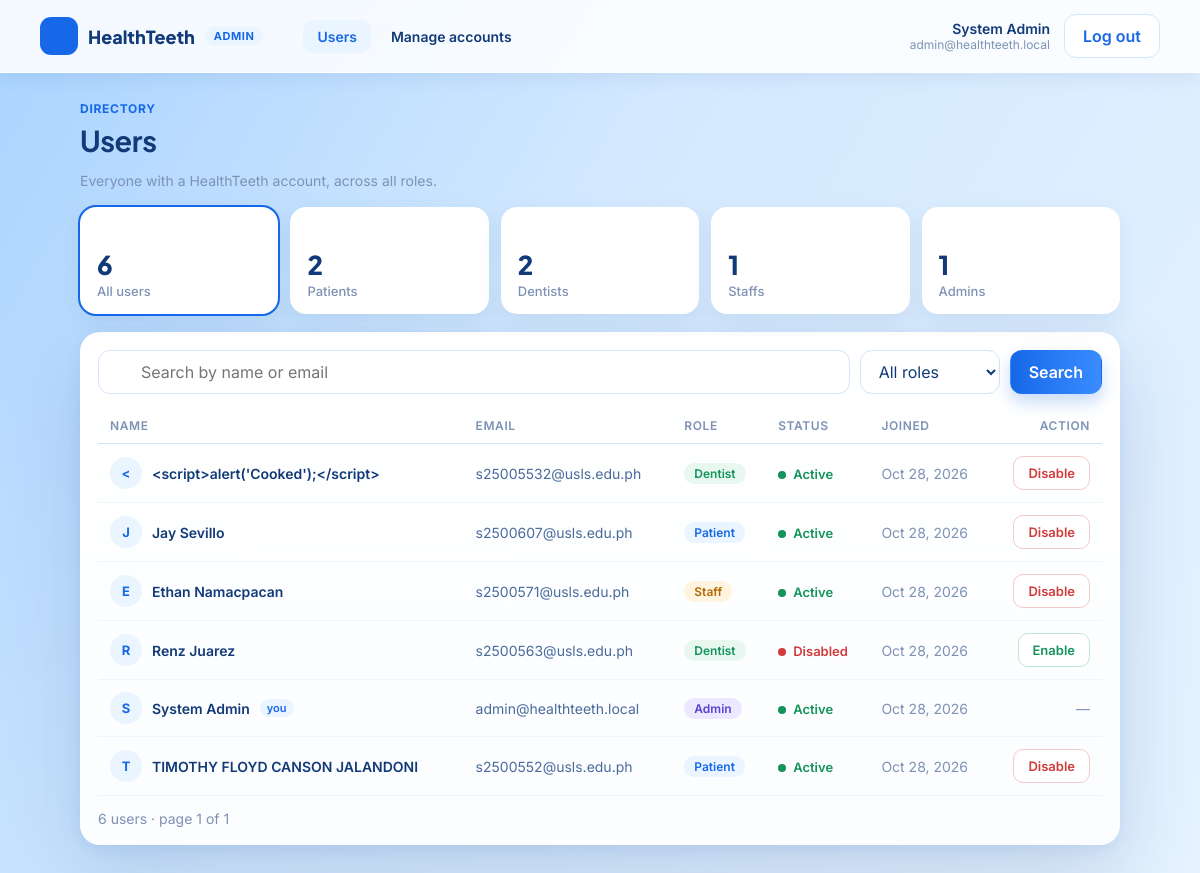
/admin_dashboard.php (signed in), run on the app's committed database.
### tables this page shows
CREATE TABLE `users` (
  `id` int(10) UNSIGNED NOT NULL,
  `full_name` varchar(100) NOT NULL DEFAULT '',
  `email` varchar(255) NOT NULL,
  `password` varchar(255) NOT NULL,
  `role` enum('patient','dentist','staff','admin') NOT NULL DEFAULT 'patient',
  `status` enum('active','disabled') NOT NULL DEFAULT 'active',
  `license_number` varchar(50) DEFAULT NULL,
  `created_at` timestamp NOT NULL DEFAULT current_timestamp()
);

### includes/security.php (called while the page is built, shortened)
<?php
function e(?string $value): string
{
    return htmlspecialchars((string) $value, ENT_QUOTES | ENT_SUBSTITUTE, 'UTF-8');
}
function require_role(array $allowedRoles): array
{
    $sessionUser = $_SESSION['user'] ?? null;
    try {
        $stmt = db()->prepare('SELECT id, full_name, email, role, status FROM users WHERE id = ? LIMIT 1');
        $stmt->execute([(int) $sessionUser['id']]);
        $row = $stmt->fetch();
    } catch (Throwable $e) {
        error_log('require_role: ' . $e->getMessage());
        http_response_code(503);
        exit('Service temporarily unavailable.');
    }
    return $_SESSION['user'];
}

### includes/db.php (called while the page is built)
<?php
function db(): PDO
{
    static $pdo = null;
    if ($pdo !== null) {
        return $pdo;
    }
    $d = app_config()['db'];
    $dsn = "mysql:host={$d['host']};dbname={$d['name']};charset={$d['charset']}";
    try {
        $pdo = new PDO($dsn, $d['user'], $d['pass'], [
            PDO::ATTR_ERRMODE            => PDO::ERRMODE_EXCEPTION,
            PDO::ATTR_DEFAULT_FETCH_MODE => PDO::FETCH_ASSOC,
            PDO::ATTR_EMULATE_PREPARES   => false,
        ]);
    } catch (PDOException $e) {
        error_log('HealthTeeth DB connection failed: ' . $e->getMessage());
        throw new RuntimeException('Service temporarily unavailable.');
    }
    return $pdo;
}

### admin_dashboard.php (the view, shortened to what this page needs)
<?php
$me       = require_role(['admin']);
$roles    = ['patient' => 'Patient', 'dentist' => 'Dentist', 'staff' => 'Staff', 'admin' => 'Admin'];
$perPage  = 10;
$error    = flash_take('flash_error');
$q      = trim((string) ($_GET['q'] ?? ''));
$role   = (string) ($_GET['role'] ?? '');
$role   = isset($roles[$role]) ? $role : '';
$page   = max(1, (int) ($_GET['page'] ?? 1));
$counts = array_fill_keys(array_keys($roles), 0);
$users  = [];
$total  = 0;
try {
    $pdo = db();
    foreach ($pdo->query('SELECT role, COUNT(*) AS n FROM users GROUP BY role') as $row) {
        if (isset($counts[$row['role']])) {
            $counts[$row['role']] = (int) $row['n'];
        }
    }
    $where = [];
    $args  = [];
    $sqlWhere = $where ? ' WHERE ' . implode(' AND ', $where) : '';
    $stmt = $pdo->prepare('SELECT COUNT(*) FROM users' . $sqlWhere);
    $stmt->execute($args);
    $total = (int) $stmt->fetchColumn();
    $pages  = max(1, (int) ceil($total / $perPage));
    $page   = min($page, $pages);
    $offset = ($page - 1) * $perPage;
    $stmt = $pdo->prepare(
        'SELECT id, full_name, email, role, status, created_at FROM users'
        . $sqlWhere . ' ORDER BY created_at DESC, id DESC LIMIT ' . $perPage . ' OFFSET ' . $offset
    );
    $stmt->execute($args);
    $users = $stmt->fetchAll();
} catch (Throwable $e) {
    error_log('admin dashboard: ' . $e->getMessage());
    $error = $error ?: 'Unable to load users right now. Check that the users table has a "status" column (see database/migration_status.sql).';
    $pages = 1;
}
$totalUsers = array_sum($counts);
admin_head('Users', $me, 'users');
?>
  <div class="page-head">
    <div>
      <p class="eyebrow">Directory</p>
      <h1>Users</h1>
      <p class="muted">Everyone with a HealthTeeth account, across all roles.</p>
    </div>
  </div>
  <section class="stats" aria-label="User totals">
    <a class="stat<?= $role === '' ? ' is-active' : '' ?>" href="admin_dashboard.php">
      <span class="stat-icon"><?= icon('users', 20) ?></span>
      <span class="stat-num"><?= $totalUsers ?></span>
      <span class="stat-label">All users</span>
    </a>
    <?php foreach ($roles as $key => $label): ?>
    <a class="stat<?= $role === $key ? ' is-active' : '' ?>" href="admin_dashboard.php?role=<?= e($key) ?>">
      <span class="stat-icon"><?= icon(['patient' => 'user', 'dentist' => 'tooth', 'staff' => 'users', 'admin' => 'gear'][$key], 20) ?></span>
      <span class="stat-num"><?= $counts[$key] ?></span>
      <span class="stat-label"><?= e($label) ?>s</span>
    </a>
    <?php endforeach; ?>
  </section>
  <section class="card">
    <form class="toolbar" method="get" action="admin_dashboard.php">
      <div class="search">
        <?= icon('user', 18) ?>
        <input type="search" name="q" value="<?= e($q) ?>" placeholder="Search by name or email" aria-label="Search users">
      </div>
      <select name="role" aria-label="Filter by role">
        <option value="">All roles</option>
      </select>
      <button class="btn btn-primary" type="submit">Search</button>
    </form>
    <div class="table-scroll">
      <table>
        <thead>
          <tr><th>Name</th><th>Email</th><th>Role</th><th>Status</th><th>Joined</th><th class="right">Action</th></tr>
        </thead>
        <tbody>
        <?php foreach ($users as $u):
            $isMe   = (int) $u['id'] === (int) $me['id'];
            $active = $u['status'] === 'active';
            $initial = strtoupper(mb_substr(trim((string) $u['full_name']) ?: (string) $u['email'], 0, 1));
        ?>
          <tr>
            <td><span class="person"><span class="avatar"><?= e($initial) ?></span><?= e($u['full_name'] ?: '—') ?><?php if ($isMe): ?> <em class="you">you</em><?php endif; ?></span></td>
            <td class="email"><?= e($u['email']) ?></td>
            <td><span class="pill pill-<?= e($u['role']) ?>"><?= e($roles[$u['role']] ?? ucfirst($u['role'])) ?></span></td>
            <td><span class="status <?= $active ? 'on' : 'off' ?>"><?= $active ? 'Active' : 'Disabled' ?></span></td>
            <td class="muted"><?= e(date('M j, Y', strtotime((string) $u['created_at']))) ?></td>
            <td class="right">
              <?php if ($isMe): ?>
                <span class="muted">—</span>
              <?php else: ?>
                <form method="post" action="admin_dashboard.php" onsubmit="return confirm('<?= $active ? 'Disable' : 'Enable' ?> this account?');">
                  <button class="btn btn-small <?= $active ? 'btn-danger' : 'btn-ok' ?>" type="submit"><?= $active ? 'Disable' : 'Enable' ?></button>
                </form>
              <?php endif; ?>
            </td>
          </tr>
        <?php endforeach; ?>
        </tbody>
      </table>
    </div>
    <div class="pager">
      <span class="muted"><?= $total ?> user<?= $total === 1 ? '' : 's' ?> · page <?= $page ?> of <?= $pages ?></span>
    </div>
  </section>
<?php admin_foot();

### includes/admin_layout.php (shortened to what this page needs)
<?php
function admin_head(string $title, array $user, string $active): void
{
    $nav = ['users' => ['admin_dashboard.php', 'Users'], 'manage' => ['manage_users.php', 'Manage accounts']];
?><!doctype html>
<html lang="en">
<head>
  <link rel="stylesheet" href="assets/css/admin.css">
</head>
<body>
<header class="topbar">
  <div class="brand">
    <span class="brand-mark"><?= icon('tooth', 22) ?></span>
    <span class="brand-name">HealthTeeth</span>
    <span class="brand-tag">Admin</span>
  </div>
  <nav class="nav" aria-label="Admin">
    <?php foreach ($nav as $key => [$href, $label]): ?>
      <a href="<?= e($href) ?>"<?= $key === $active ? ' class="is-active" aria-current="page"' : '' ?>><?= e($label) ?></a>
    <?php endforeach; ?>
  </nav>
  <div class="topbar-user">
    <span class="who"><?= e($user['name']) ?><small><?= e($user['email']) ?></small></span>
    <form method="post" action="logout.php">
      <button class="btn btn-ghost" type="submit">Log out</button>
    </form>
  </div>
</header>
<main class="wrap">
<?php
}
function admin_foot(array $scripts = []): void
{
?>
</main>
</body>
</html>
<?php
}

### includes/layout.php (shortened to what this page needs)
<?php
function icon(string $name, int $size = 20): string
{
    $paths = [
        'mail'      => '<rect x="3" y="5" width="18" height="14" rx="3"/><path d="m3.5 8 8.5 6 8.5-6"/>',
        'lock'      => '<rect x="5" y="11" width="14" height="10" rx="3"/><path d="M8 11V8a4 4 0 0 1 8 0v3"/><circle cx="12" cy="16" r="1" fill="currentColor"/>',
        'user'      => '<circle cx="12" cy="8" r="4"/><path d="M4 21c0-4 3.5-6 8-6s8 2 8 6"/>',
        'tooth'     => '<path d="M7.5 3.5C5 3.5 3.5 5.3 3.5 7.5c0 3 1.5 5 2 8 .3 2 .8 5 2.200 5 1.500 0 1.500-3.500 2.500-5.500h.1c1 2 1 5.500 2.500 5.500 1.400 0 1.900-3 2.200-5 .5-3 2-5 2-8 0-2.200-1.500-4-4-4-1.700 0-2.800.8-4.500.8S9.200 3.500 7.500 3.500z"/>',
        'users'     => '<circle cx="9" cy="8" r="3.5"/><path d="M2.500 20c0-3.500 3-5.500 6.500-5.500s6.500 2 6.500 5.500"/><circle cx="17.500" cy="9" r="2.500"/><path d="M17 14.500c2.700 0 4.500 1.700 4.500 4.500"/>',
        'gear'      => '<circle cx="12" cy="12" r="3"/><path d="M19.400 15a1.650 1.650 0 0 0 .33 1.820l.06.06a2 2 0 0 1-2.830 2.830l-.06-.06a1.650 1.650 0 0 0-1.820-.33 1.650 1.650 0 0 0-1 1.510V21a2 2 0 0 1-4 0v-.09A1.650 1.650 0 0 0 9 19.400a1.650 1.650 0 0 0-1.820.33l-.06.06a2 2 0 0 1-2.830-2.830l.06-.06A1.650 1.650 0 0 0 4.680 15a1.650 1.650 0 0 0-1.510-1H3a2 2 0 0 1 0-4h.09A1.650 1.650 0 0 0 4.600 9a1.650 1.650 0 0 0-.33-1.820l-.06-.06a2 2 0 0 1 2.830-2.830l.06.06A1.650 1.650 0 0 0 9 4.680a1.650 1.650 0 0 0 1-1.510V3a2 2 0 0 1 4 0v.09a1.650 1.650 0 0 0 1 1.510 1.650 1.650 0 0 0 1.820-.33l.06-.06a2 2 0 0 1 2.830 2.830l-.06.06A1.650 1.650 0 0 0 19.400 9a1.650 1.650 0 0 0 1.510 1H21a2 2 0 0 1 0 4h-.09a1.650 1.650 0 0 0-1.510 1z"/>',
        'eye'       => '<path d="M1 12s4-7 11-7 11 7 11 7-4 7-11 7S1 12 1 12z"/><circle cx="12" cy="12" r="3"/>',
        'eye-off'   => '<path d="M17.940 17.940A10.070 10.070 0 0 1 12 20c-7 0-11-8-11-8a18.450 18.450 0 0 1 5.060-5.940M9.900 4.240A9.120 9.120 0 0 1 12 4c7 0 11 8 11 8a18.500 18.500 0 0 1-2.160 3.190m-6.720-1.070a3 3 0 1 1-4.240-4.240"/><path d="m1 1 22 22"/>',
        'arrow'     => '<path d="M5 12h14M13 6l6 6-6 6"/>',
        'arrow-left'=> '<path d="M19 12H5m6-6-6 6 6 6"/>',
        'check'     => '<path d="m5 12.500 4.500 4.500L19 7.500"/>',
        'x'         => '<path d="M6 6l12 12M18 6 6 18"/>',
    ];
    $p = $paths[$name] ?? '';
    return '<svg class="icon icon-' . $name . '" width="' . $size . '" height="' . $size . '" viewBox="0 0 24 24" fill="none" '
         . 'stroke="currentColor" stroke-width="1.8" stroke-linecap="round" stroke-linejoin="round" aria-hidden="true">' . $p . '</svg>';
}
?><!doctype html>

### data on the page
users: full_name "<", full_name "<script>alert('Cooked');</script>", email "s25005532@usls.edu.ph", role "Dentist", status "Active", created_at "Oct 28, 2026"
users: full_name "J", full_name "Jay Sevillo", email "s2500607@usls.edu.ph", role "Patient", status "Active", created_at "Oct 28, 2026"
users: full_name "E", full_name "Ethan Namacpacan", email "s2500571@usls.edu.ph", role "Staff", status "Active", created_at "Oct 28, 2026"
users: full_name "R", full_name "Renz Juarez", email "s2500563@usls.edu.ph", role "Dentist", status "Disabled", created_at "Oct 28, 2026"
users: full_name "S", full_name "System Admin", shows "you", email "admin@healthteeth.local", role "Admin", status "Active", created_at "Oct 28, 2026"
users: full_name "T", full_name "TIMOTHY FLOYD CANSON JALANDONI", email "s2500552@usls.edu.ph", role "Patient", status "Active", created_at "Oct 28, 2026"

### other printed values
$label "Users"
$label "Manage accounts"
$user['name'] "System Admin"
$user['email'] "admin@healthteeth.local"
$totalUsers "6"
$counts[$key] "2"
$label "Patient"
$label "Dentist"
$counts[$key] "1"
$label "Staff"
$label "Admin"
$total "6"
$page "1"
$pages "1"
